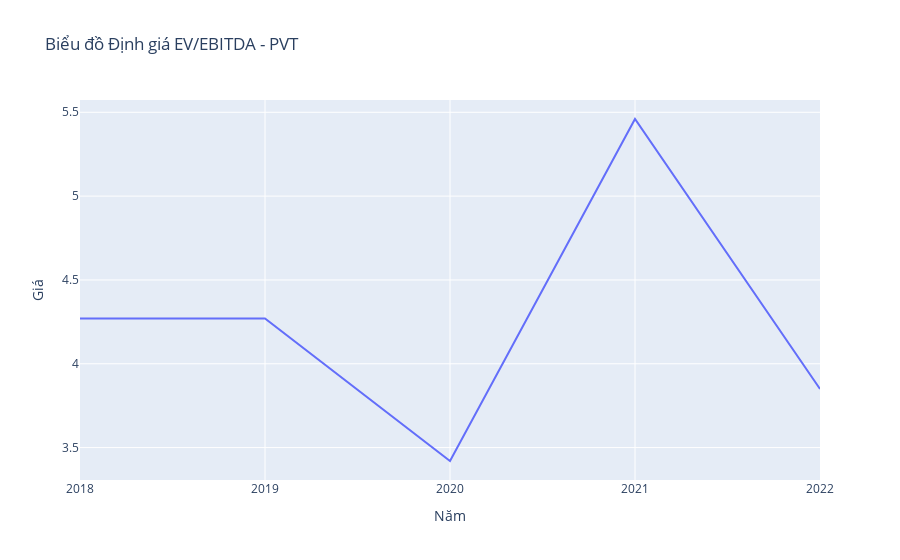

Here is the notebook cell this chart was saved with:
### Code cell
import plotly.graph_objects as go

cstc_PVT['year'] = cstc_PVT['year'].astype(int)

# Tạo biểu đồ với plotly
fig = go.Figure()

# Thêm dữ liệu vào biểu đồ
fig.add_trace(go.Scatter(x=cstc_PVT['year'], 
                         y=cstc_PVT[' Giá trị doanh nghiệp trên lợi nhuận trước thuế, khấu hao và lãi vay (EV/EBITDA)'], 
                         mode='lines', 
                         name='Giá'))

# Đặt tiêu đề và nhãn trục
fig.update_layout(title='Biểu đồ Định giá EV/EBITDA - PVT', 
                  xaxis_title='Năm', 
                  yaxis_title='Giá')

# Định dạng trục x để hiển thị số nguyên
fig.update_xaxes(type='category')

# Hiển thị biểu đồ
fig.show()

### Figure 1 — Plotly figure (JSON) as saved in the notebook; plotly's stock layout.template omitted (floating-point values rounded to 4 significant figures)
{"data": [{"mode": "lines", "name": "Giá", "x": [2018, 2019, 2020, 2021, 2022], "y": [4.27, 4.27, 3.42, 5.46, 3.85], "type": "scatter"}], "layout": {"title": {"text": "Biểu đồ Định giá EV/EBITDA - PVT"}, "xaxis": {"title": {"text": "Năm"}, "type": "category"}, "yaxis": {"title": {"text": "Giá"}}}}
